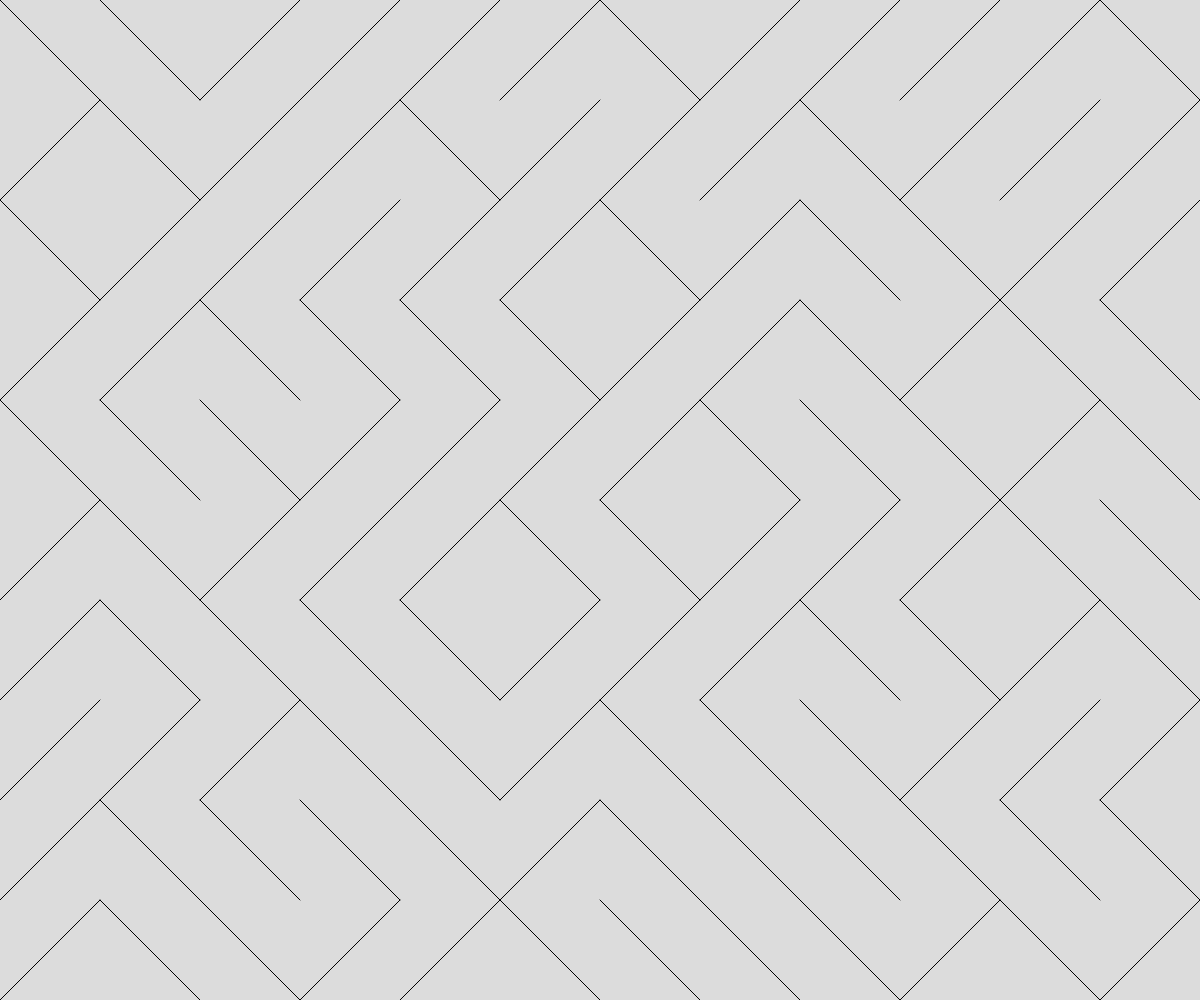
Frame 1 (no input)
Frame 60 (no input): identical to frame 1, image omitted
Frame 120 (the mouse pressed at the canvas centre since frame 60): identical to frame 1, image omitted

The p5.js sketch that drew this single still picture (run headless with seeded random() and noise() and a simulated clock; from frame 60 on, the mouse is pressed at the canvas centre):

// p5.js sketch
// ── sketch.js
// Project Title
// Your Name
// Date
//
// Extra for Experts:
// - describe what you did to take this project "above and beyond"

let theTiles = [];
const THESIZE = 100;

function setup() {
  createCanvas(windowWidth, windowHeight);

  for (let x = THESIZE/2; x < width; x += THESIZE) {
    for (let y = THESIZE/2; y < height; y += THESIZE) {
      let someTile = spawnTile(x, y, THESIZE);
      theTiles.push(someTile);
    }
  }

}

function draw() {
  background(220);
  for (let tile of theTiles) {
    line(tile.x1, tile.y1, tile.x2, tile.y2);
  }
}

function spawnTile(x, y, tileSize) {
  let choice = random(100);
  let tile;
  if (choice < 50) {
    // positive slope
    tile = {
      x1: x - tileSize/2,
      y1: y + tileSize/2,
      x2: x + tileSize/2,
      y2: y - tileSize/2,
    };
  }
  else {
    // negative slope
    tile = {
      x1: x - tileSize/2,
      y1: y - tileSize/2,
      x2: x + tileSize/2,
      y2: y + tileSize/2,
    };
  }
  return tile;
}
